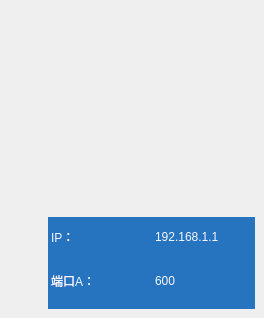
          <widget class="QWidget" name="page_26">
           <widget class="QLabel" name="label_22">
            <property name="geometry">
             <rect>
              <x>48</x>
              <y>20</y>
              <width>207</width>
              <height>198</height>
             </rect>
            </property>
            <property name="styleSheet">
             <string notr="true">border-image: url(:/LCD_CS351/LCD_CS351/logo/RFID.bmp);</string>
            </property>
            <property name="text">
             <string/>
            </property>
           </widget>
           <widget class="QWidget" name="widget_5" native="true">
            <property name="geometry">
             <rect>
              <x>48</x>
              <y>217</y>
              <width>207</width>
              <height>92</height>
             </rect>
            </property>
            <property name="styleSheet">
             <string notr="true">background-color: rgb(38, 115, 191);
color: rgb(248, 248, 255);</string>
            </property>
            <widget class="QWidget" name="layoutWidget_2">
             <property name="geometry">
              <rect>
               <x>3</x>
               <y>0</y>
               <width>201</width>
               <height>83</height>
              </rect>
             </property>
             <layout class="QVBoxLayout" name="verticalLayout_4">
              <item>
               <layout class="QHBoxLayout" name="horizontalLayout_18">
                <item>
                 <widget class="QLabel" name="label_59">
                  <property name="styleSheet">
                   <string notr="true">font: 14pt &quot;Arial&quot;;</string>
                  </property>
                  <property name="text">
                   <string>IP：</string>
                  </property>
                 </widget>
                </item>
                <item>
                 <widget class="QLabel" name="label_rfip_2">
                  <property name="styleSheet">
                   <string notr="true">font: 14pt &quot;Arial&quot;;</string>
                  </property>
                  <property name="text">
                   <string>192.168.1.1</string>
                  </property>
                 </widget>
                </item>
               </layout>
              </item>
              <item>
               <layout class="QHBoxLayout" name="horizontalLayout_19">
                <item>
                 <widget class="QLabel" name="label_61">
                  <property name="styleSheet">
                   <string notr="true">font: 14pt &quot;黑体&quot;;</string>
                  </property>
                  <property name="text">
                   <string>端口A：</string>
                  </property>
                 </widget>
                </item>
                <item>
                 <widget class="QLabel" name="label_rfport_2">
                  <property name="styleSheet">
                   <string notr="true">font: 14pt &quot;Arial&quot;;</string>
                  </property>
                  <property name="text">
                   <string>600</string>
                  </property>
                 </widget>
                </item>
               </layout>
              </item>
             </layout>
            </widget>
           </widget>
          </widget>
